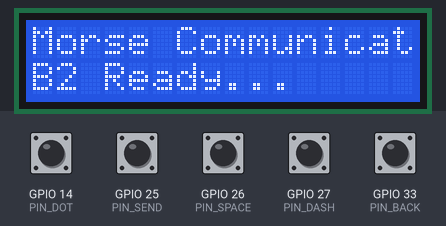
The sketch below on a simulated ESP32. Parts: 16×2 character LCD. The test bench sets the inputs (shaded band); at power-on: GPIO 14 (PIN_DOT), GPIO 25 (PIN_SEND), GPIO 26 (PIN_SPACE), GPIO 27 (PIN_DASH), GPIO 33 (PIN_BACK) HIGH. What the sketch prints to the serial monitor is not drawn.

Above: at 0.1 s.
2.4 s: GPIO 14 (PIN_DOT) pulled LOW for 0.15 s
At 2.78 s:
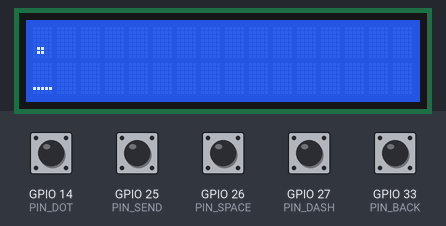
3.1 s: GPIO 27 (PIN_DASH) pulled LOW for 0.15 s
At 3.38 s:
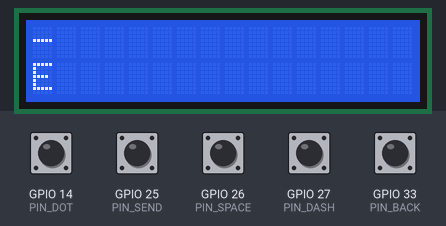
3.8 s: GPIO 25 (PIN_SEND) pulled LOW for 0.15 s
At 4.5 s:
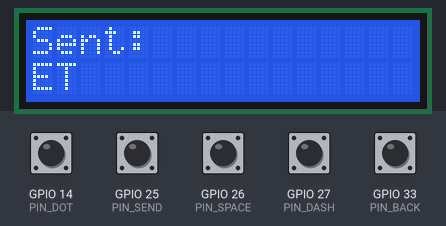
5.4 s: GPIO 27 (PIN_DASH) pulled LOW for 1 s
At 6.42 s:
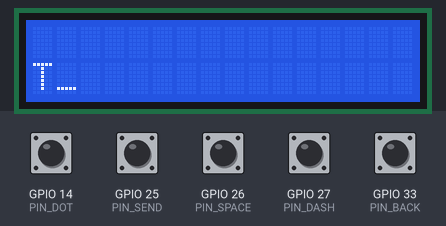
8.6 s: GPIO 14 (PIN_DOT) pulled LOW for 1 s
At 9.5 s:
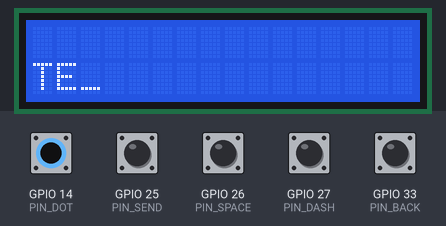
11.6 s: GPIO 25 (PIN_SEND) pulled LOW for 1 s
At 12.3 s:
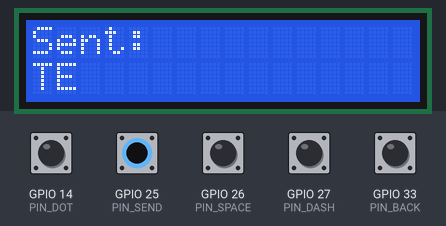
Timing chart, 0 to 14.6 s (numbered marks = the images above; inputs shaded):
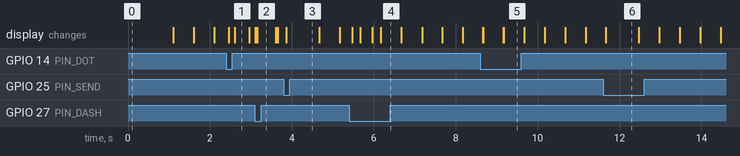

Measured:
- after the input at 2.4 s, the display: first changes after 0.06 s (image 1 shows a later state)
- after the input at 3.1 s, the display: first differs from a run without the input after 0.06 s (image 2)
- after the input at 3.8 s, the display: changes after 0.06 s (image 3)
- after the input at 5.4 s, the display: first changes after 0.08 s (image 4 shows a later state)
- after the input at 8.6 s, the display: first changes after 0.06 s (image 5 shows a later state)
- after the input at 11.6 s, the display: changes after 0.06 s (image 6)
- what the display in image 6 shows lasts 0.8 s, from 11.7 s to 12.5 s

The sketch:

MorseCommunicator.ino
```cpp
/* B2 - Morse communicator
   Peer: B1 MAC 78:1C:3C:B7:B9:24
   Buttons (internal pull-up, button -> GND):
     DOT  -> GPIO 14
     DASH -> GPIO 27
     SPACE -> GPIO 26
     SEND -> GPIO 25
     BACK -> GPIO 33
   I2C LCD: SDA=21, SCL=22, addr=0x27
*/

#include <Arduino.h>
#include <WiFi.h>
#include <esp_now.h>
#include <Wire.h>
#include <LiquidCrystal_I2C.h>

#define LCD_ADDR 0x27
LiquidCrystal_I2C lcd(LCD_ADDR, 16, 2);

// Buttons
const int PIN_DOT = 14;
const int PIN_DASH = 27;
const int PIN_SPACE = 26;
const int PIN_SEND = 25;
const int PIN_BACK = 33;

// Timing
const unsigned long ELEMENT_TIMEOUT = 500; // ms to finalize morse char
const unsigned long CURSOR_BLINK_MS = 500;

// Peer (B1)
uint8_t peerAddress[] = {0x78,0x1C,0x3C,0xB7,0xB9,0x24};

// Morse map (A-Z, 0-9, punctuation . , ? !)
struct MItem { const char* code; char ch; };
const MItem MORSE_TABLE[] = {
  {".-", 'A'}, {"-...", 'B'}, {"-.-.", 'C'}, {"-..",'D'}, {".",'E'},
  {"..-.",'F'}, {"--.",'G'}, {"....",'H'}, {"..",'I'}, {".---",'J'},
  {"-.-",'K'}, {".-..",'L'}, {"--",'M'}, {"-.",'N'}, {"---",'O'},
  {".--.",'P'}, {"--.-",'Q'}, {".-.",'R'}, {"...",'S'}, {"-",'T'},
  {"..-",'U'}, {"...-",'V'}, {".--",'W'}, {"-..-",'X'}, {"-.--",'Y'},
  {"--..",'Z'},
  {"-----",'0'}, {".----",'1'}, {"..---",'2'}, {"...--",'3'}, {"....-",'4'},
  {".....",'5'}, {"-....",'6'}, {"--...",'7'}, {"---..",'8'}, {"----.",'9'},
  {".-.-.-",'.'}, {"--..--",','}, {"..--..",'?'}, {"-.-.--",'!'}
};
const int MORSE_TABLE_N = sizeof(MORSE_TABLE)/sizeof(MItem);

// Packet struct for ESP-NOW
typedef struct {
  char text[128];    // decoded text (so far or final)
  bool typing;       // true while composing (live update), false for final send
} Packet;

// State
String currentMorse = "";   // building sequence e.g. ".-"
String decodedText = "";    // line2 text
unsigned long lastElementTime = 0;
unsigned long lastBlink = 0;
bool cursorOn = true;
bool needDisplayUpdate = true;
bool showingReceivedMsg = false;
String receivedMsg = "";

// Button state tracking for proper debouncing
bool lastButtonState[5] = {HIGH, HIGH, HIGH, HIGH, HIGH};
bool buttonPressed[5] = {false, false, false, false, false};
unsigned long lastDebounceTime[5] = {0, 0, 0, 0, 0};
const unsigned long DEBOUNCE_MS = 50;

void setupPins(){
  pinMode(PIN_DOT, INPUT_PULLUP);
  pinMode(PIN_DASH, INPUT_PULLUP);
  pinMode(PIN_SPACE, INPUT_PULLUP);
  pinMode(PIN_SEND, INPUT_PULLUP);
  pinMode(PIN_BACK, INPUT_PULLUP);
}

char decodeMorse(const String &code){
  if (code.length() == 0) return '\0';
  for (int i=0;i<MORSE_TABLE_N;i++){
    if (String(MORSE_TABLE[i].code) == code) return MORSE_TABLE[i].ch;
  }
  return '?';
}

void sendPacket(bool typingFlag){
  Packet p;
  memset(&p,0,sizeof(p));
  strncpy(p.text, decodedText.c_str(), sizeof(p.text)-1);
  p.typing = typingFlag;
  esp_err_t res = esp_now_send(peerAddress, (uint8_t*)&p, sizeof(p));
  if (res != ESP_OK) {
    Serial.print("esp_now_send failed: "); Serial.println(res);
  }
}

void showLocal(){
  // Line1: current morse (trim to 16)
  lcd.clear();
  lcd.setCursor(0,0);

  if (showingReceivedMsg) {
    lcd.print("Received:");
    lcd.setCursor(0,1);
    String msg = receivedMsg;
    if (msg.length() > 16) msg = msg.substring(0, 16);
    lcd.print(msg);
  } else {
    String l1 = currentMorse;
    if (l1.length() > 16) l1 = l1.substring(l1.length()-16);
    lcd.print(l1);

    // Line2: decodedText + blinking cursor
    lcd.setCursor(0,1);
    String l2 = decodedText;
    if (cursorOn) l2 += "_";
    if (l2.length() > 16) l2 = l2.substring(l2.length()-16);
    lcd.print(l2);
  }
  needDisplayUpdate = false;
}

void onDataSent(const wifi_tx_info_t *info, esp_now_send_status_t status){
  Serial.print("SendStatus: "); Serial.println(status==ESP_NOW_SEND_SUCCESS?"OK":"FAIL");
}

void onDataRecv(const esp_now_recv_info_t *info, const uint8_t *data, int len){
  if (len >= sizeof(Packet)) {
    Packet *p = (Packet*)data;
    if (!p->typing) {
      // Final message received - display it indefinitely
      showingReceivedMsg = true;
      receivedMsg = String(p->text);
      needDisplayUpdate = true;
    }
  }
}

bool checkButton(int pin, int idx) {
  bool currentState = digitalRead(pin);
  bool triggered = false;

  if (currentState != lastButtonState[idx]) {
    lastDebounceTime[idx] = millis();
  }

  if ((millis() - lastDebounceTime[idx]) > DEBOUNCE_MS) {
    if (currentState == LOW && !buttonPressed[idx]) {
      buttonPressed[idx] = true;
      triggered = true;
    } else if (currentState == HIGH) {
      buttonPressed[idx] = false;
    }
  }

  lastButtonState[idx] = currentState;
  return triggered;
}

void setup() {
  Serial.begin(115200);
  Wire.begin(21,22);
  lcd.init();
  lcd.backlight();

  setupPins();
  lcd.clear();
  lcd.setCursor(0,0);
  lcd.print("Morse Communicator");
  lcd.setCursor(0,1);
  lcd.print("B2 Ready...");
  delay(1000);
  lcd.clear();

  // ESP-NOW init
  WiFi.mode(WIFI_STA);
  if (esp_now_init() != ESP_OK) {
    Serial.println("ESP-NOW init failed");
  }
  esp_now_register_send_cb(onDataSent);
  esp_now_register_recv_cb(onDataRecv);

  // Add peer
  esp_now_peer_info_t peerInfo = {};
  memcpy(peerInfo.peer_addr, peerAddress, 6);
  peerInfo.channel = 0;
  peerInfo.encrypt = false;
  if (esp_now_add_peer(&peerInfo) != ESP_OK) {
    Serial.println("Failed to add peer");
  }

  // Initial display update
  needDisplayUpdate = true;
  showLocal();
}

void loop(){
  unsigned long now = millis();

  // Blink cursor
  if (now - lastBlink >= CURSOR_BLINK_MS) {
    cursorOn = !cursorOn;
    lastBlink = now;
    needDisplayUpdate = true;
  }

  // Handle buttons with proper debouncing
  if (checkButton(PIN_DOT, 0)) {
    showingReceivedMsg = false;  // Clear received message when typing
    currentMorse += ".";
    lastElementTime = now;
    needDisplayUpdate = true;
    sendPacket(true); // live typing
  }
  if (checkButton(PIN_DASH, 1)) {
    showingReceivedMsg = false;  // Clear received message when typing
    currentMorse += "-";
    lastElementTime = now;
    needDisplayUpdate = true;
    sendPacket(true);
  }
  if (checkButton(PIN_SPACE, 2)) {
    showingReceivedMsg = false;  // Clear received message when typing
    // finalize current morse (if any)
    if (currentMorse.length() > 0) {
      char c = decodeMorse(currentMorse);
      decodedText += c;
      currentMorse = "";
    }
    decodedText += ' ';
    needDisplayUpdate = true;
    sendPacket(true);
  }
  if (checkButton(PIN_BACK, 3)) {
    showingReceivedMsg = false;  // Clear received message when typing
    // if building morse, remove last element, else remove last decoded char
    if (currentMorse.length() > 0) {
      currentMorse.remove(currentMorse.length()-1);
    } else if (decodedText.length() > 0) {
      decodedText.remove(decodedText.length()-1);
    }
    needDisplayUpdate = true;
    sendPacket(true);
  }

  if (checkButton(PIN_SEND, 4)) {
    // finalize any current morse element
    if (currentMorse.length() > 0) {
      char c = decodeMorse(currentMorse);
      decodedText += c;
      currentMorse = "";
    }
    // send final message (typing=false)
    sendPacket(false);
    // show sent on local for a short time then clear
    lcd.clear();
    lcd.setCursor(0,0); lcd.print("Sent:");
    lcd.setCursor(0,1); lcd.print(decodedText.length()?decodedText:"(empty)");
    delay(800);
    decodedText = "";
    needDisplayUpdate = true;
    sendPacket(true); // clear typing state to peer (they will show Ready)
  }

  // finalize morse element if timeout reached
  if (currentMorse.length() > 0 && (now - lastElementTime >= ELEMENT_TIMEOUT)) {
    char c = decodeMorse(currentMorse);
    decodedText += c;
    currentMorse = "";
    needDisplayUpdate = true;
    sendPacket(true);
  }

  if (needDisplayUpdate) showLocal();
}
```
